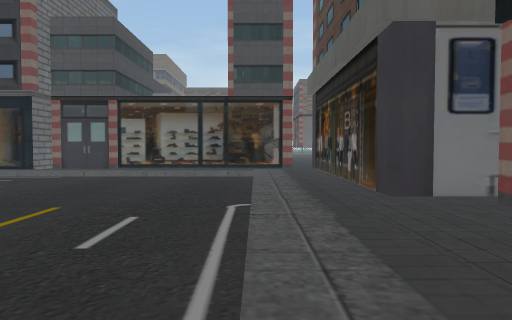
view 1 (above)

24 first-person views from a walk through a 3-D level made in the Unity game engine. The camera is 1.3 m above the floor, tilts 2° down and sees 70° across. Doors are open. The floor is counted in squares, 2 m on a side. Each view is taken from the middle of a square. On the plan, view 1 faces up. The plan holds only what a view shows up to about 11 squares ahead; the rest is blank. The place goes on beyond the plan.

view 2
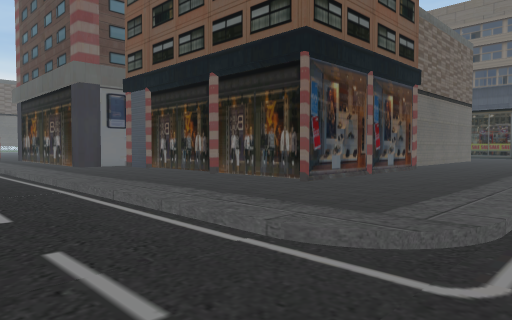

view 3
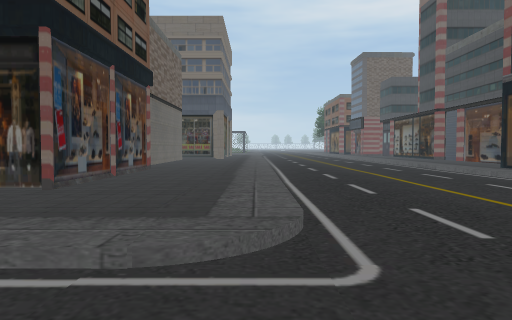

view 4
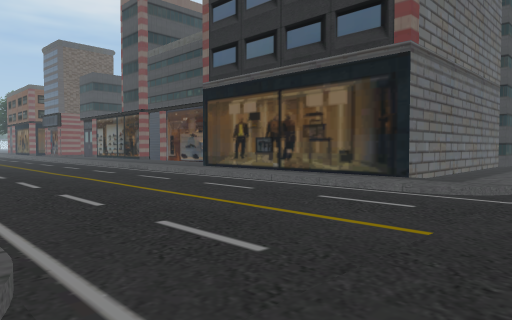

view 5
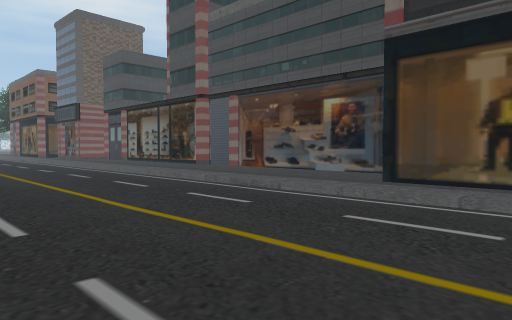

view 6
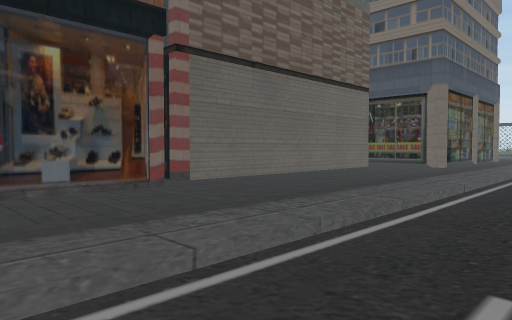

view 7
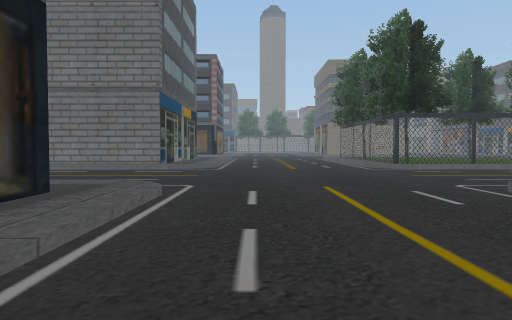

view 8
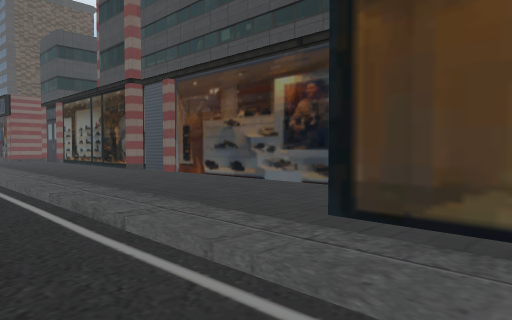

view 9
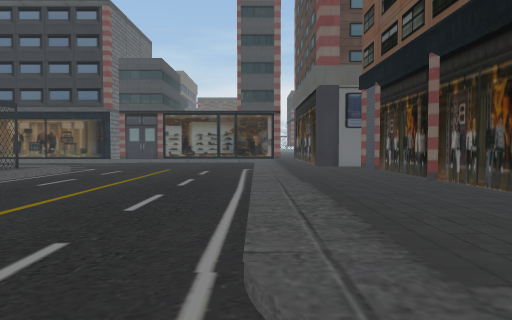

view 10
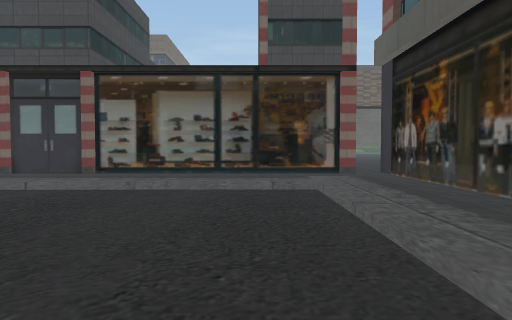

view 11
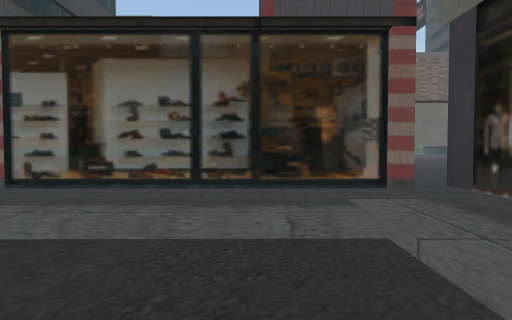

view 12
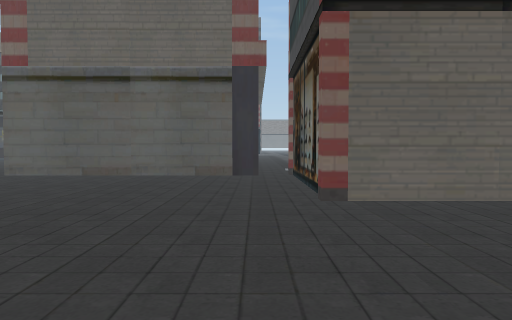

view 13
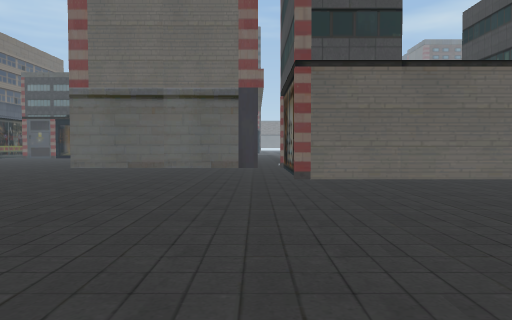

view 14
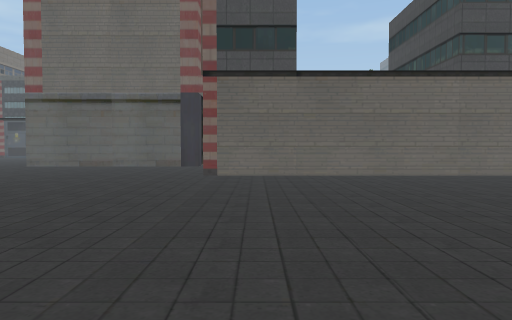

view 15
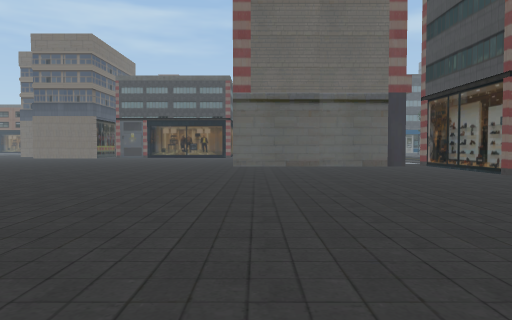

view 16
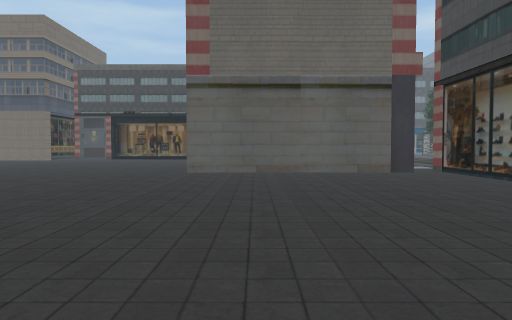

view 17
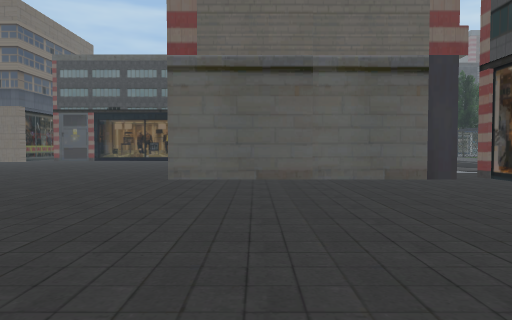

view 18
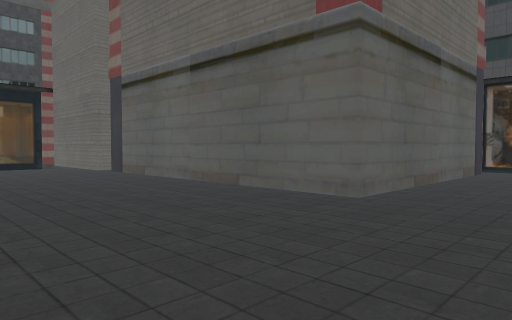

view 19
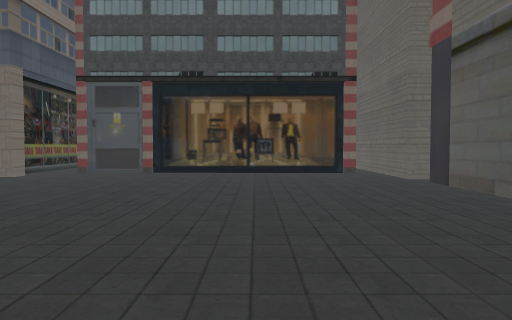

view 20
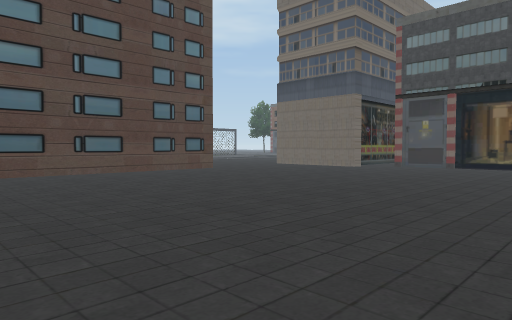

view 21
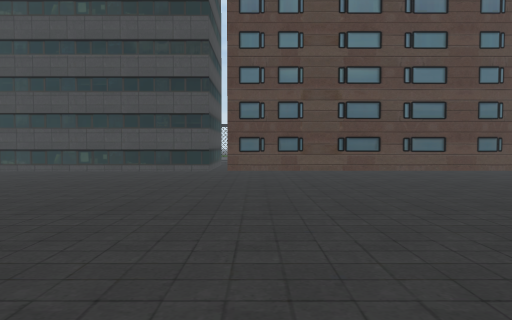

view 22
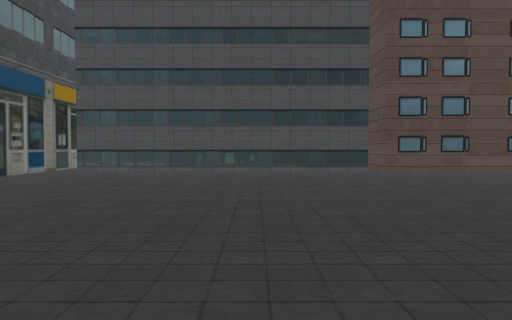

view 23
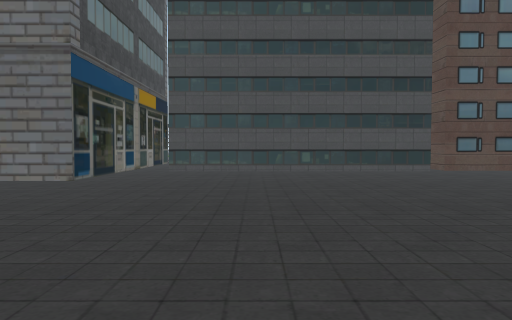

view 24
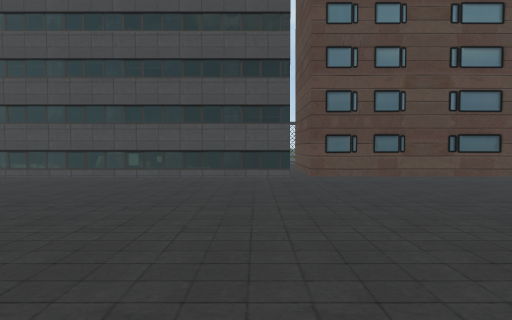

### Floor plan
Key: @ floor where view 1 was taken; # wall or solid block; . main floor; - floor 0.25 m lower than the main floor; / step, stairs or slope; O other object.
Columns run from 5 left of view 1 to 19 right of it. Each row starts with its distance up from view 1.
 25      .      .     .......
 24     ....   ...  ........#
 23    ...... ..............#
 22    .....................#
 21   ......................#
 20  .......................#
 19  .......................#
 18 ........................#
 17 .........................
 16  ######.................O
 15       #.................O
 14       #.................#
 13       #.................#
 12 ......OO     ...........#
 11 .......O     ...........#
 10 .......O     ...........#
  9 -----/.O     ...........O
  8 -----/.O     ...........O
  7 -----/.O     ..........
  6  ----/.O     .........
  5 -----/...    .........
  4 /----/..#   ##........#
  3 /----/..O    ########.#
  2 /----/..#    #       .#
  1 /----/..#    #        #
  0  ----@..#
 -1 /----/..##    O######
 -2 /----/..O#####........
 -3 /----/................#
 -4 /----/.................
 -5 /----/.................
 -6 -------------------
 -7 -------------------
 -8 -----------------------
 -9 -----------------------
-10 -----------------------
-11 /----/..................
-12 /----//O#####...........
-13 /----//O     ...........
-14 /---  /O      #######O#

Positions as (right, up) in squares from view 1, and headings:
1: (0, 0), facing up
2: (-2, -6), facing up-right
3: (-2, -5), facing right
4: (-1, -5), facing down-right
5: (5, -6), facing down-right
6: (5, -7), facing up-right
7: (6, -9), facing left
8: (6, -9), facing down-right
9: (0, -6), facing up
10: (-1, 4), facing up
11: (-1, 7), facing up
12: (2, 21), facing down
13: (2, 24), facing down
14: (0, 25), facing down
15: (7, 25), facing down
16: (6, 22), facing down
17: (6, 20), facing down
18: (12, 15), facing down-left
19: (11, 12), facing down
20: (10, 15), facing down-right
21: (9, 16), facing right
22: (10, 20), facing right
23: (9, 22), facing right
24: (11, 18), facing right
